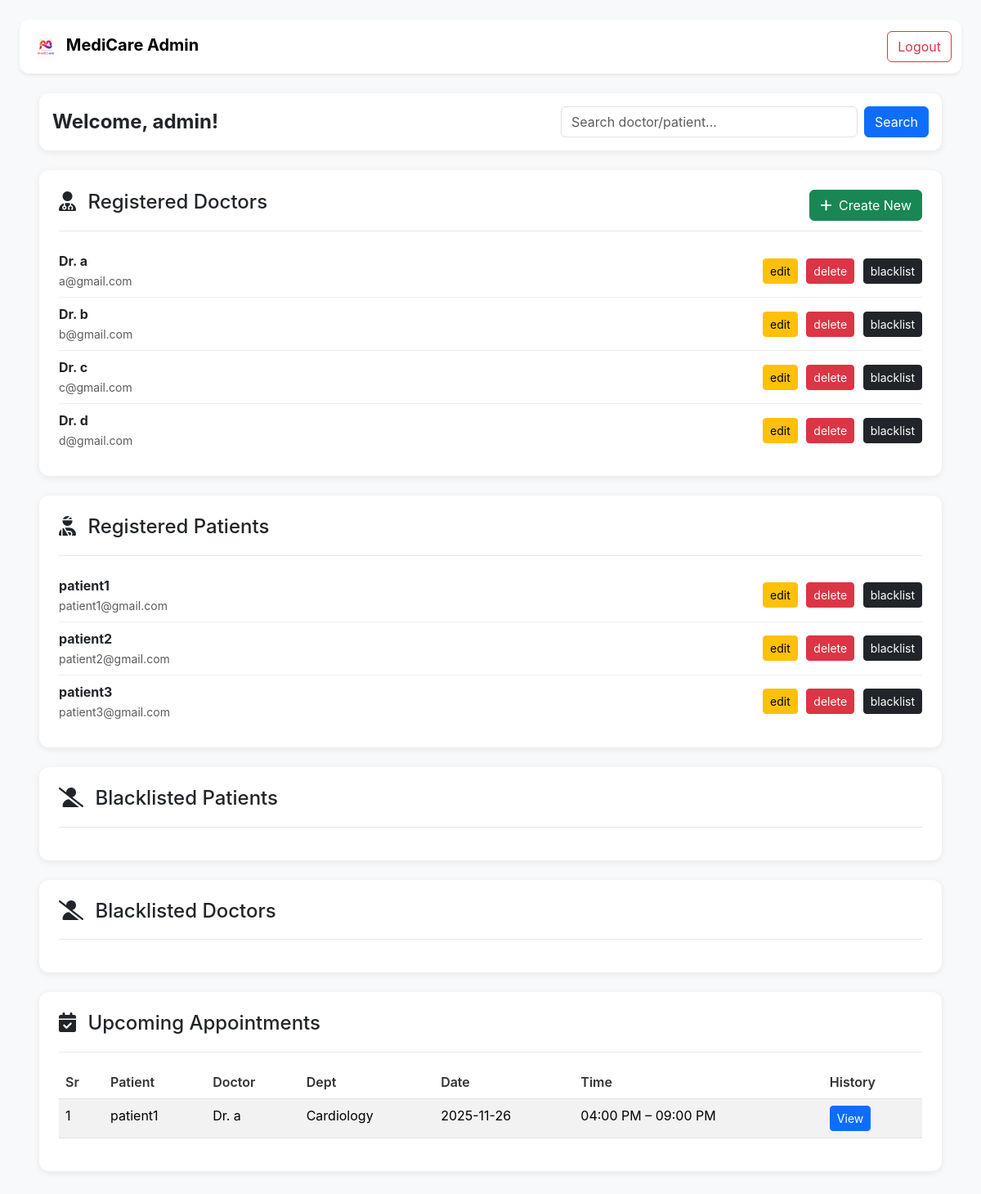
The page /admin on the database its author committed.
### application/models.py (models this page shows)
class User(db.Model):
    __tablename__ = 'user'
    id = db.Column(db.Integer(),primary_key = True)
    blocked = db.Column(db.Boolean(), default=False, nullable=False)
    username = db.Column(db.String(), unique=True, nullable=False)
    password = db.Column(db.String(), nullable=False)
    type = db.Column(db.String(), default="patient", nullable=False)
    patient = db.relationship('Patient', backref='user', cascade="all, delete-orphan")
    doctor = db.relationship('Doctor', backref='user', cascade="all, delete-orphan")

class Doctor(db.Model):
    __tablename__ = 'doctor'
    id = db.Column(db.Integer(),primary_key = True)
    doctor_name = db.Column(db.String(), nullable=False)
    password = db.Column(db.String(), nullable=False)
    email = db.Column(db.String(), nullable=False)
    department_id = db.Column(db.Integer(), db.ForeignKey('department.id'), nullable=False)
    user_id = db.Column(db.Integer(), db.ForeignKey('user.id', ondelete="CASCADE"), nullable=False)
    type = db.Column(db.String(), nullable=False)
    experience = db.Column(db.Integer(), nullable=False)
    appointment = db.relationship('Appointment', backref='doctor', cascade="all, delete-orphan")
    availability = db.relationship('Availability', backref='doctor', cascade="all, delete-orphan")

class Patient(db.Model):
    __tablename__ = 'patient'
    id = db.Column(db.Integer(),primary_key = True)
    blocked = db.Column(db.Boolean(), default=False, nullable=False)
    user_id = db.Column(db.Integer(), db.ForeignKey('user.id', ondelete="CASCADE"), nullable=False)
    name = db.Column(db.String(), nullable=False)
    age = db.Column(db.Integer(), nullable=False)
    gender = db.Column(db.String(), nullable=False)
    phone = db.Column(db.String(), nullable=False)
    email = db.Column(db.String(), nullable=False)
    appointment = db.relationship('Appointment', backref='patient', cascade="all, delete-orphan")

class Appointment(db.Model):
    __tablename__ = 'appointment'
    id = db.Column(db.Integer(),primary_key = True)
    patient_id = db.Column(db.Integer(), db.ForeignKey('patient.id', ondelete="CASCADE"), nullable=False)
    doctor_id = db.Column(db.Integer(), db.ForeignKey('doctor.id', ondelete="CASCADE"), nullable=False)
    date = db.Column(db.String(), nullable=False)
    time = db.Column(db.String(), nullable=False)
    visit_type = db.Column(db.String(), default="In-person", nullable=False)

class Department(db.Model):
    __tablename__ = 'department'
    id = db.Column(db.Integer(),primary_key = True)
    name = db.Column(db.String())
    description = db.Column(db.String())
    doctor = db.relationship('Doctor', backref='department')

### application/controllers.py (the view, shortened to what this page needs)
@app.route("/admin")
def admin_dash():
    q = request.args.get("q", "").strip()
    if q == "":
        doctors = Doctor.query.join(User).filter(User.blocked == False).all()
        blacklisted_doctors = Doctor.query.join(User).filter(User.blocked == True).all()
        patients = Patient.query.filter_by(blocked=False).all()
        blacklisted_patients = Patient.query.filter_by(blocked=True).all()
        upcoming = Appointment.query.join(Patient).join(Doctor).all()
    this_user = User.query.filter_by(type="admin").first()
    return render_template("admin_dash.html",
        this_user=this_user,
        doctors=doctors,
        patients=patients,
        q=q,
        blacklisted_patients=blacklisted_patients,
        blacklisted_doctors=blacklisted_doctors,
        upcoming=upcoming)

### templates/admin_dash.html (shortened to what this page needs)
<!DOCTYPE html>
<html lang="en">
<head>
    <link href="https://cdn.jsdelivr.net/npm/bootstrap@5.3.2/dist/css/bootstrap.min.css" rel="stylesheet">
</head>
<body class="p-4">
    <nav class="navbar navbar-expand-lg navbar-light bg-white shadow-sm mb-4" style="border-radius: 0.75rem;">
        <div class="container-fluid">
            <a class="navbar-brand fw-bold" href="/">
                <img src="../static/logo2.png" style="height: 40px; border-radius: 50%;">
                MediCare Admin
            </a>
            <div class="collapse navbar-collapse" id="adminNav">
                <ul class="navbar-nav ms-auto">
                    <li class="nav-item">
                        <a href="/logout" class="btn btn-outline-danger">Logout</a>
                    </li>
                </ul>
            </div>
        </div>
    </nav>
    <main class="container-fluid px-4">
        <div class="card p-3 mb-4">
            <div class="d-flex justify-content-between align-items-center">
                <h4 class="fw-bold mb-0">Welcome, {{this_user.username}}!</h4>
                <form class="d-flex align-items-center gap-2" method="get" action="/admin"
                    style="max-width: 450px; width: 100%;">
                    <div class="position-relative w-100">
                        <input name="q" id="searchInput" class="form-control" type="text"
                            placeholder="Search doctor/patient..." value="{{ q }}" style="padding-right: 35px;">
                    </div>
                    <button class="btn btn-primary" type="submit">Search</button>
                </form>
            </div>
        </div>
        <div class="card p-4 mb-4">
            <div class="section-header">
                <h4><i class="fa-solid fa-user-doctor me-2"></i> Registered Doctors</h4>
                <a href="/add_doctor" class="btn btn-success"><i class="fa-solid fa-plus me-1"></i> Create New</a>
            </div>
            <ul class="list-group list-group-flush mt-3">
                {% for d in doctors %}
                <li class="list-group-item d-flex justify-content-between align-items-center">
                    <div>
                        <strong>{{ d.doctor_name }}</strong><br>
                        <small class="text-muted">{{ d.email }}</small>
                    </div>
                    <div class="admin-buttons">
                        <a href="/edit_doctor/{{ d.id }}" class="btn btn-warning btn-sm">edit</a>
                        <a href="/delete_doctor/{{ d.id }}" class="btn btn-danger btn-sm">delete</a>
                        <a href="/blacklist_doctor/{{ d.id }}" class="btn btn-dark btn-sm">blacklist</a>
                    </div>
                </li>
                {% endfor %}
            </ul>
        </div>
        <div class="card p-4 mb-4">
            <div class="section-header">
                <h4><i class="fa-solid fa-user-injured me-2"></i> Registered Patients</h4>
            </div>
            <ul class="list-group list-group-flush mt-3">
                {% for p in patients %}
                <li class="list-group-item d-flex justify-content-between align-items-center">
                    <div>
                        <strong>{{ p.name }}</strong><br>
                        <small class="text-muted">{{ p.email }}</small>
                    </div>
                    <div class="admin-buttons">
                        <a href="/edit_patient/{{ p.id }}" class="btn btn-warning btn-sm">edit</a>
                        <a href="/delete_patient/{{ p.id }}" class="btn btn-danger btn-sm">delete</a>
                        <a href="/blacklist_patient/{{ p.id }}" class="btn btn-dark btn-sm">blacklist</a>
                    </div>
                </li>
                {% endfor %}
            </ul>
        </div>
        <div class="card p-4 mb-4">
            <div class="section-header">
                <h4><i class="fa-solid fa-user-slash me-2"></i> Blacklisted Patients</h4>
            </div>
        </div>
        <div class="card p-4 mb-4">
            <div class="section-header">
                <h4><i class="fa-solid fa-user-slash me-2"></i> Blacklisted Doctors</h4>
            </div>
        </div>
        <div class="card p-4 mb-4">
            <div class="section-header">
                <h4><i class="fa-solid fa-calendar-check me-2"></i> Upcoming Appointments</h4>
            </div>
            <div class="table-responsive mt-3">
                <table class="table table-striped">
                    <thead>
                        <tr>
                            <th>Sr</th>
                            <th>Patient</th>
                            <th>Doctor</th>
                            <th>Dept</th>
                            <th>Date</th>
                            <th>Time</th>
                            <th>History</th>
                        </tr>
                    </thead>
                    <tbody>
                        {% for a in upcoming %}
                        <tr>
                            <td>{{ loop.index }}</td>
                            <td>{{ a.patient.name }}</td>
                            <td>{{ a.doctor.doctor_name }}</td>
                            <td>{{ a.doctor.department.name }}</td>
                            <td>{{ a.date }}</td>
                            <td>
                                {% if a.time == "morning" %}
                                08:00 AM – 12:00 PM
                                {% else %}
                                04:00 PM – 09:00 PM
                                {% endif %}
                            </td>
                            <td>
                                <a href="/patient_history?id={{ a.patient_id }}" class="btn btn-primary btn-sm">View</a>
                            </td>
                        </tr>
                        {% endfor %}
                    </tbody>
                </table>
            </div>
        </div>
    </main>
</body>
</html>

### templates/admin_dash.html (style rules this page uses)
body { font-family: 'Inter', sans-serif; background-color: #f8f9fa; }
.card { border: none; border-radius: 0.75rem; box-shadow: 0px 2px 8px rgba(0, 0, 0, 0.08); width: 100% !important; }
.section-header { display: flex; justify-content: space-between; align-items: center; padding-bottom: 12px; border-bottom: 1px solid #e6e6e6; }
.list-group-item { border: none !important; padding-left: 0 !important; padding-right: 0 !important; }
.list-group-item+.list-group-item { border-top: 1px solid #eee !important; }
.admin-buttons .btn { margin-left: 6px; }
.table thead { background: #f1f3f5; }
.table th { font-weight: 600; color: #333; }

### rows shown on the page
User: username "admin"
Doctor: doctor_name "Dr. a", email "a@gmail.com"
Doctor: doctor_name "Dr. b", email "b@gmail.com"
Doctor: doctor_name "Dr. c", email "c@gmail.com"
Doctor: doctor_name "Dr. d", email "d@gmail.com"
Patient: name "patient1", email "patient1@gmail.com"
Patient: name "patient2", email "patient2@gmail.com"
Patient: name "patient3", email "patient3@gmail.com"
Appointment: patient.name "patient1", doctor.doctor_name "Dr. a", doctor.department.name "Cardiology", date "2025-11-26", time "04:00 PM – 09:00 PM"
